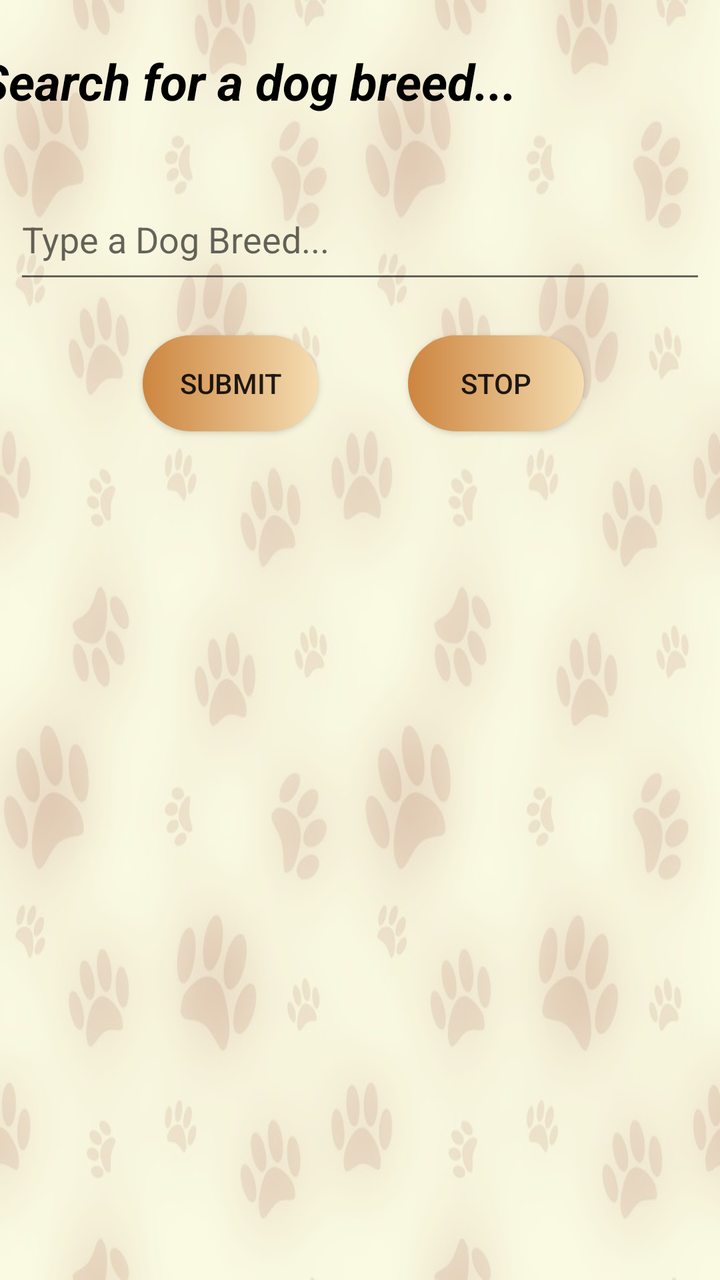
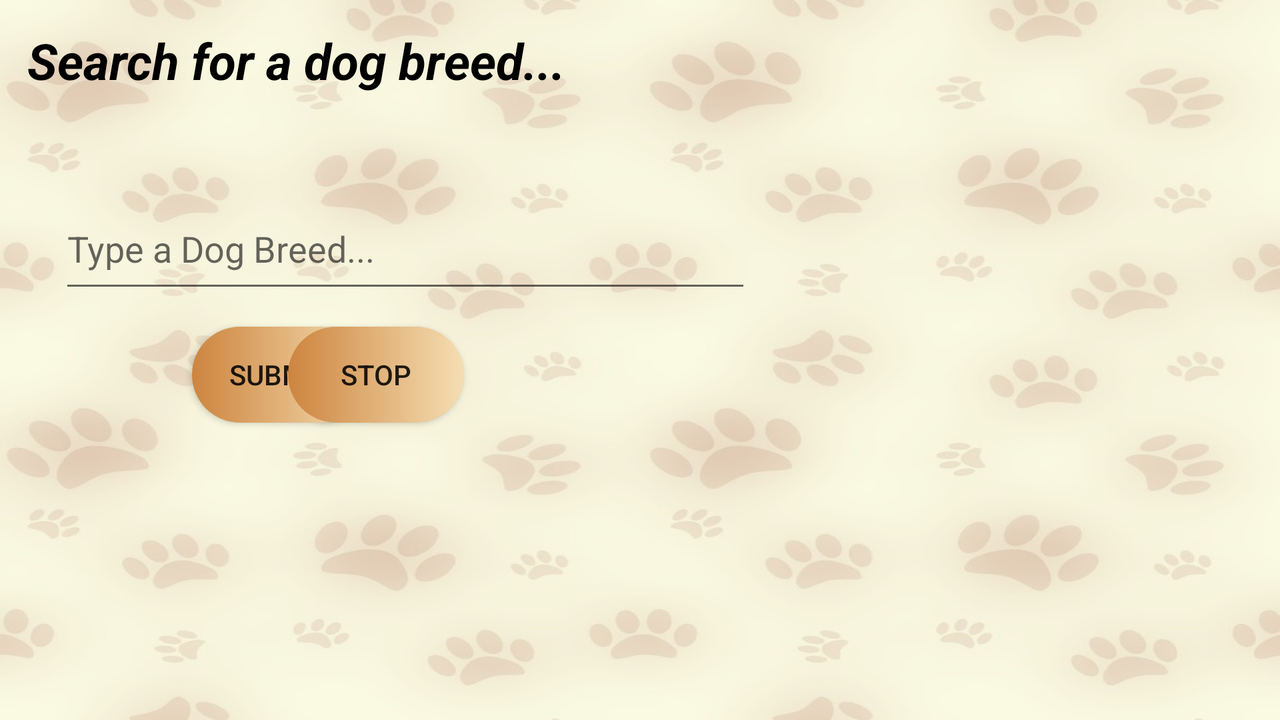

One screen, two layout resources from the same app: the default and the repository's alternative for another configuration. Each is rendered where Android would select it; the XML of both is given below.
<!-- AndroidManifest.xml: application theme AppTheme -->
<!-- res/layout/activity_search_breed.xml -->
<?xml version="1.0" encoding="utf-8"?>
<androidx.constraintlayout.widget.ConstraintLayout xmlns:android="http://schemas.android.com/apk/res/android"
    xmlns:app="http://schemas.android.com/apk/res-auto"
    xmlns:tools="http://schemas.android.com/tools"
    android:layout_width="match_parent"
    android:layout_height="match_parent"
    tools:context=".SearchBreedActivity"
    android:background="@drawable/cc"

    >

    <AutoCompleteTextView
        android:id="@+id/actv"
        android:layout_width="346dp"
        android:layout_height="57dp"
        android:layout_marginStart="8dp"
        android:layout_marginLeft="8dp"
        android:layout_marginTop="8dp"
        android:layout_marginEnd="8dp"
        android:layout_marginRight="8dp"
        android:layout_marginBottom="8dp"
        android:completionHint="Breeed"
        android:completionThreshold="1"
        android:hint="@string/msg"
        app:layout_constraintBottom_toBottomOf="parent"
        app:layout_constraintEnd_toEndOf="parent"
        app:layout_constraintHorizontal_bias="0.632"
        app:layout_constraintStart_toStartOf="parent"
        app:layout_constraintTop_toTopOf="parent"
        app:layout_constraintVertical_bias="0.144" />

    <TextView
        android:id="@+id/textView11"
        android:layout_width="363dp"
        android:layout_height="52dp"
        android:layout_marginStart="8dp"
        android:layout_marginLeft="8dp"
        android:layout_marginEnd="8dp"
        android:layout_marginRight="8dp"
        android:layout_marginBottom="8dp"
        android:gravity="start"
        android:text="@string/message3"
        android:textColor="#000000"
        android:textSize="25sp"
        android:textStyle="bold|italic"
        app:layout_constraintBottom_toBottomOf="parent"
        app:layout_constraintEnd_toEndOf="parent"
        app:layout_constraintHorizontal_bias="1.0"
        app:layout_constraintStart_toStartOf="parent"
        app:layout_constraintTop_toTopOf="parent"
        app:layout_constraintVertical_bias="0.041" />

    <Button
        android:id="@+id/submit_btn"
        android:layout_width="wrap_content"
        android:layout_height="wrap_content"
        android:layout_marginStart="8dp"
        android:layout_marginLeft="8dp"
        android:layout_marginTop="8dp"
        android:layout_marginEnd="8dp"
        android:layout_marginRight="8dp"
        android:layout_marginBottom="8dp"
        android:text="@string/submit_btn"
        android:background="@drawable/button_style"
        app:layout_constraintBottom_toBottomOf="parent"
        app:layout_constraintEnd_toEndOf="parent"
        app:layout_constraintHorizontal_bias="0.247"
        app:layout_constraintStart_toStartOf="parent"
        app:layout_constraintTop_toTopOf="parent"
        app:layout_constraintVertical_bias="0.277"

        />

    <Button
        android:id="@+id/stop_btn"
        android:layout_width="wrap_content"
        android:layout_height="wrap_content"
        android:layout_marginStart="8dp"
        android:layout_marginLeft="8dp"
        android:layout_marginTop="8dp"
        android:layout_marginEnd="8dp"
        android:layout_marginRight="8dp"
        android:layout_marginBottom="8dp"
        android:text="@string/stop"
        android:background="@drawable/button_style"
        app:layout_constraintBottom_toBottomOf="parent"
        app:layout_constraintEnd_toEndOf="parent"
        app:layout_constraintHorizontal_bias="0.765"
        app:layout_constraintStart_toStartOf="parent"
        app:layout_constraintTop_toTopOf="parent"
        app:layout_constraintVertical_bias="0.277" />

    <ImageView
        android:id="@+id/slideshow"
        android:layout_width="359dp"
        android:layout_height="361dp"
        android:layout_marginStart="8dp"
        android:layout_marginLeft="8dp"
        android:layout_marginTop="8dp"
        android:layout_marginEnd="8dp"
        android:layout_marginRight="8dp"
        android:layout_marginBottom="52dp"
        android:contentDescription="@string/slideshow_image"
        app:layout_constraintBottom_toBottomOf="parent"
        app:layout_constraintEnd_toEndOf="parent"
        app:layout_constraintStart_toStartOf="parent"
        app:layout_constraintTop_toTopOf="parent"
        app:layout_constraintVertical_bias="1.0" />

    <TextView
        android:id="@+id/wrongBreed"
        android:layout_width="0dp"
        android:layout_height="38dp"
        android:layout_marginStart="8dp"
        android:layout_marginLeft="8dp"
        android:layout_marginTop="8dp"
        android:layout_marginEnd="8dp"
        android:layout_marginRight="8dp"
        android:textColor="#C21105"
        android:textSize="28sp"
        android:textStyle="bold"
        android:gravity="center"
        app:layout_constraintBottom_toBottomOf="parent"
        app:layout_constraintEnd_toEndOf="parent"
        app:layout_constraintHorizontal_bias="0.497"
        app:layout_constraintStart_toStartOf="parent"
        app:layout_constraintTop_toTopOf="@+id/textView11"
        app:layout_constraintVertical_bias="0.372" />
</androidx.constraintlayout.widget.ConstraintLayout>
<!-- resources referenced by this layout -->
<resources>
  <!-- drawable button_style (drawable) -->
  <?xml version="1.0" encoding="utf-8"?>
  <shape xmlns:android="http://schemas.android.com/apk/res/android" android:shape="rectangle">
  
      <gradient android:startColor=" #CD853F" android:endColor="#F5DEB3" android:type="linear" />
      <corners android:radius="50dp" />
  
  </shape>
  <!-- drawable cc: jpg bitmap (drawable, 59292 bytes) -->
  <string name="message3">Search for a dog breed...</string>
  <string name="msg">Type a Dog Breed...</string>
  <string name="slideshow_image">slideshow image</string>
  <string name="stop">Stop</string>
  <string name="submit_btn">Submit</string>
  <style name="AppTheme" parent="Theme.AppCompat.Light.DarkActionBar">
          
          <item name="colorPrimary">#A0522D</item>
          <item name="colorPrimaryDark">#A0522D</item>
          <item name="colorAccent">#A0522D</item>
      </style>
</resources>
<!-- res/layout-land/activity_search_breed.xml (the repository's variant of the layout above) -->
<!-- drawn on the phone turned sideways -->
<?xml version="1.0" encoding="utf-8"?>
<androidx.constraintlayout.widget.ConstraintLayout xmlns:android="http://schemas.android.com/apk/res/android"
    xmlns:app="http://schemas.android.com/apk/res-auto"
    xmlns:tools="http://schemas.android.com/tools"
    android:layout_width="match_parent"
    android:layout_height="match_parent"
    android:background="@drawable/cc"
    tools:context=".IdentifyBreedActivity">

    <AutoCompleteTextView
        android:id="@+id/actv"
        android:layout_width="346dp"
        android:layout_height="57dp"
        android:layout_marginStart="8dp"
        android:layout_marginLeft="8dp"
        android:layout_marginTop="8dp"
        android:layout_marginEnd="8dp"
        android:layout_marginRight="8dp"
        android:layout_marginBottom="8dp"
        android:completionHint="Breeed"
        android:completionThreshold="1"
        android:hint="@string/msg"
        app:layout_constraintBottom_toBottomOf="parent"
        app:layout_constraintEnd_toEndOf="parent"
        app:layout_constraintHorizontal_bias="0.078"
        app:layout_constraintStart_toStartOf="parent"
        app:layout_constraintTop_toTopOf="parent"
        app:layout_constraintVertical_bias="0.301" />

    <TextView
        android:id="@+id/textView11"
        android:layout_width="396dp"
        android:layout_height="55dp"
        android:layout_marginStart="8dp"
        android:layout_marginLeft="8dp"
        android:layout_marginEnd="8dp"
        android:layout_marginRight="8dp"
        android:layout_marginBottom="8dp"
        android:text="@string/message3"
        android:textColor="#000000"
        android:textSize="25sp"
        android:textStyle="bold|italic"
        app:layout_constraintBottom_toBottomOf="parent"
        app:layout_constraintEnd_toEndOf="parent"
        app:layout_constraintHorizontal_bias="0.025"
        app:layout_constraintStart_toStartOf="parent"
        app:layout_constraintTop_toTopOf="parent"
        app:layout_constraintVertical_bias="0.045" />


    <Button
        android:id="@+id/submit_btn"
        android:layout_width="wrap_content"
        android:layout_height="wrap_content"
        android:layout_marginStart="96dp"
        android:layout_marginLeft="96dp"
        android:layout_marginTop="12dp"
        android:background="@drawable/button_style"
        android:text="@string/submit_btn"
        app:layout_constraintStart_toStartOf="parent"
        app:layout_constraintTop_toBottomOf="@+id/actv" />

    <Button
        android:id="@+id/stop_btn"
        android:layout_width="wrap_content"
        android:layout_height="wrap_content"
        android:layout_marginTop="12dp"
        android:layout_marginEnd="408dp"
        android:layout_marginRight="408dp"
        android:background="@drawable/button_style"
        android:text="@string/stop"
        app:layout_constraintEnd_toEndOf="parent"
        app:layout_constraintTop_toBottomOf="@+id/actv" />

    <ImageView
        android:id="@+id/slideshow"
        android:layout_width="242dp"
        android:layout_height="227dp"
        android:layout_marginStart="8dp"
        android:layout_marginLeft="8dp"
        android:layout_marginEnd="8dp"
        android:layout_marginRight="8dp"
        android:layout_marginBottom="52dp"
        android:contentDescription="@string/slideshow_image"
        app:layout_constraintBottom_toBottomOf="parent"
        app:layout_constraintEnd_toEndOf="parent"
        app:layout_constraintHorizontal_bias="0.926"
        app:layout_constraintStart_toStartOf="parent"
        tools:srcCompat="@tools:sample/avatars[4]" />

    <TextView
        android:id="@+id/wrongBreed"
        android:layout_width="302dp"
        android:layout_height="71dp"
        android:layout_marginStart="8dp"
        android:layout_marginLeft="8dp"
        android:layout_marginTop="8dp"
        android:layout_marginEnd="8dp"
        android:layout_marginRight="8dp"
        android:gravity="center"
        android:textColor="#C21105"
        android:textSize="28sp"
        android:textStyle="bold"
        app:layout_constraintBottom_toBottomOf="parent"
        app:layout_constraintEnd_toEndOf="parent"
        app:layout_constraintHorizontal_bias="0.152"
        app:layout_constraintStart_toStartOf="parent"
        app:layout_constraintTop_toTopOf="@+id/textView11"
        app:layout_constraintVertical_bias="0.813" />

</androidx.constraintlayout.widget.ConstraintLayout>
